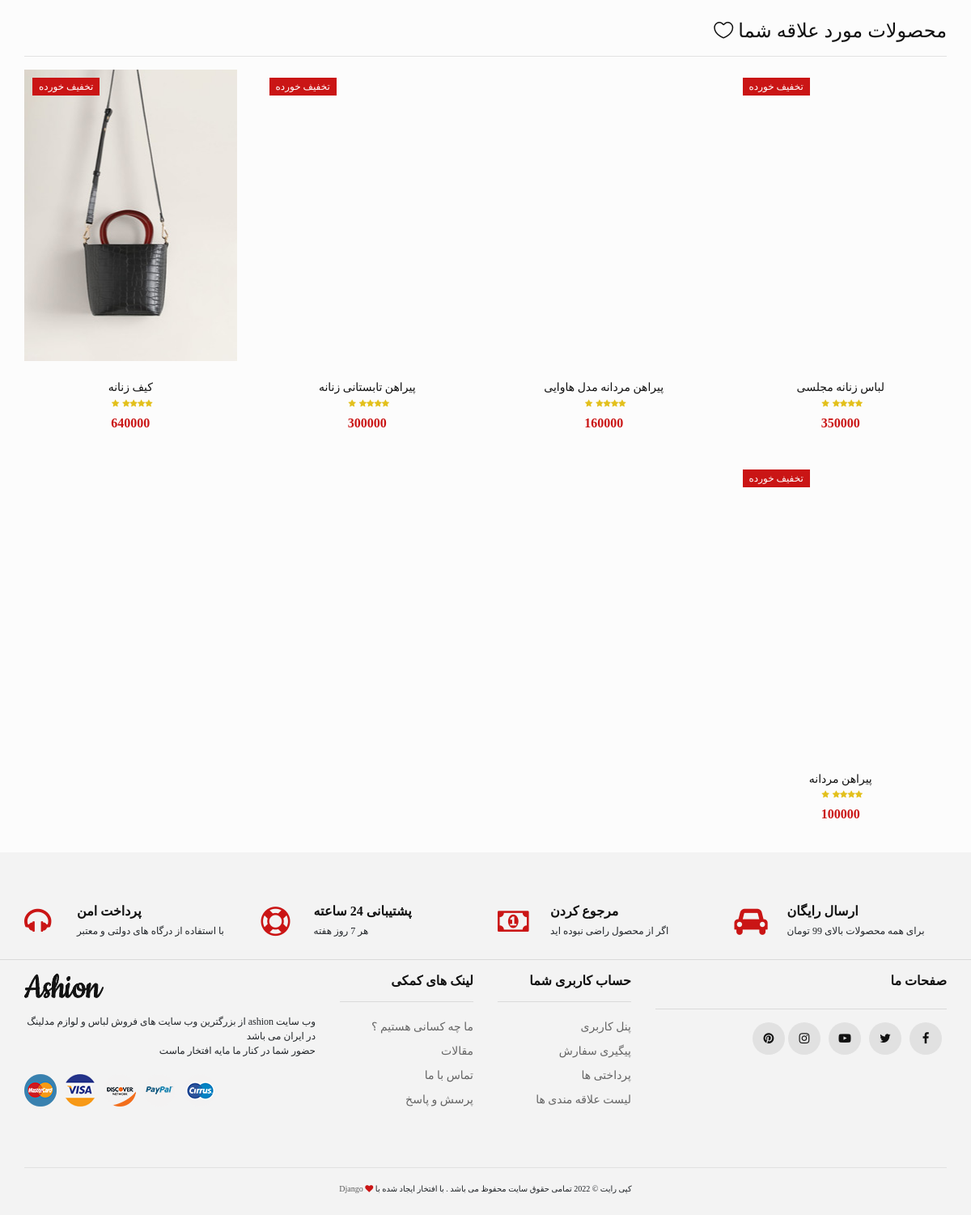
Screenshot of /favorites (signed in) with the database file from the repository.
### Market_Cart/models.py (models this page shows)
class UserFavorite(models.Model):
    user = models.CharField(max_length=250)
    favorite = models.ForeignKey(Product,on_delete=CASCADE,null=True,blank=True)

### Market_Product/models.py (models this page shows, shortened)
class Product(models.Model):
    title = models.CharField(max_length=80,verbose_name='نام')
    color = models.ManyToManyField(Color , blank=True,verbose_name = 'رنگ')
    featuers = models.TextField(verbose_name='ویژگی ها',blank=True , null = True)
    description = RichTextField(verbose_name='توضیحات')
    count = models.IntegerField(verbose_name='تعداد')
    price = models.IntegerField(verbose_name='قیمت')
    image = models.ImageField(upload_to = "product_images",verbose_name='تصویر')
    slug = models.SlugField(max_length=100,unique=True,blank=True,allow_unicode=True)
    tags = models.ManyToManyField(Tag,verbose_name='برچسب ها',blank=True)
    off_sale = models.IntegerField(verbose_name='تخفیف(مقدار تخفیف)',default='0')
    active = models.BooleanField(default=False,verbose_name='موجود / ناموجود')
    category = models.ForeignKey(Category,on_delete = CASCADE)
    date = models.DateField(default=now)
    sizes = models.ManyToManyField(Size,verbose_name='سایزهای موجود',blank=True)
    company = models.ForeignKey(Company,on_delete=CASCADE , blank=True , null=True)
    rate = models.CharField(max_length=100,default=None,blank=True,null=True)
    objects = ProductManager()
    def get_absolute_url(self):
        return f"/product_detail/{self.slug}"
    def image_tag(self):
        return format_html('<img src="{}" / style="width:70px;">'.format(self.image.url))
    image_tag.short_description = 'Image'

### Market_Product/views.py (the view)
# urls.py: path('favorites',userfavorite),
def userfavorite(request):
    favorite = UserFavorite.objects.filter(user = request.user.id)
    return render(request,'user/Favorites.html',{'favorite':favorite})

### templates/user/Favorites.html (shortened to what this page needs)
{% extends 'shared/Layout.html' %}
{% load products %}
{% block content %}
<br>
{% if favorite %}
<div class="container rtl">
    <h4 class="text-right">محصولات مورد علاقه شما <span class="icon_heart_alt"></span></h4>
    <hr>
<div class="row">
{% for item in favorite %}
<div class="item col-lg-3 col-md-3 col-sm-3 col-lx-12">
    <div class="product__item sale">
        <div class="product__item__pic set-bg" data-setbg="{{item.favorite.image.url}}">
            {% if item.favorite.off_sale %}
            <div class="label sale">تخفیف خورده</div>
            {% endif %}
            <ul class="product__hover">
            </ul>
        </div>
        <div class="product__item__text">
            <h6><a href="{{item.favorite.get_absolute_url}}">{{item.favorite.title}}</a></h6>
            <div class="rating">
                <i class="fa fa-star"></i>
                <i class="fa fa-star"></i>
                <i class="fa fa-star"></i>
                <i class="fa fa-star"></i>
                <i class="fa fa-star"></i>
            </div>
            {% if item.off_sale %}
            <div class="product__price">{{item.favorite.price_with_discount}}<span>{{item.favorite.price}}</span></div>
            {% else %}
            <div class="product__price">{{item.favorite.price}}</div>
            {% endif %}
        </div>
    </div>
</div>
{% endfor %}
</div>
</div>
{% endif %}
{% endblock %}

### ashion-master/ashion-master/css/style.css (style rules this page uses)
.rtl { direction: rtl !important; }
html, body { height: 100%; font-family: 'IRANSans'; -webkit-font-smoothing: antialiased; background-color: #fcfcfc; }
h1, h2, h3, h4, h5, h6 { margin: 0; color: #111111; font-weight: 400; }
h4 { font-size: 24px; }
h6 { font-size: 16px; }
ul, ol { padding: 0; margin: 0; }
.set-bg { background-repeat: no-repeat; background-size: cover; background-position: top center; }
.product__item { margin-bottom: 35px; }
.product__item.sale .product__item__pic .label { background: #ca1515; }
.product__item.sale .product__item__text .product__price { color: #ca1515; }
.product__item__pic { height: 360px; position: relative; overflow: hidden; }
.product__item__pic .label { font-size: 12px; color: #ffffff; font-weight: 500; display: inline-block; padding: 2px 8px; text-transform: uppercase; position: absolute; left: 10px; top: 10px; }
.product__item__pic .label.sale { background: #ca1515; }
.product__hover { position: absolute; left: 0; width: 100%; bottom: 30px; text-align: center; }
.product__item__text { text-align: center; padding-top: 22px; }
.product__item__text h6 a { font-size: 14px; color: #111111; }
.product__item__text .rating { line-height: 18px; margin-bottom: 5px; }
.product__item__text .rating i { font-size: 10px; color: #e3c01c; margin-right: -4px; }
.product__item__text .rating i:last-child { margin-right: 0; }
.product__item__text .product__price { color: #111111; font-weight: 600; }
@media only screen and (min-width: 1200px) { .container { max-width: 1170px; } }

### rows the page displays
UserFavorite: shows "تخفیف خورده", favorite "لباس زنانه مجلسی", favorite.price "350000"
UserFavorite: favorite "پیراهن مردانه مدل هاوایی", favorite.price "160000"
UserFavorite: shows "تخفیف خورده", favorite "پیراهن تابستانی زنانه", favorite.price "300000"
UserFavorite: shows a picture, shows "تخفیف خورده", favorite "کیف زنانه", favorite.price "640000"
UserFavorite: shows "تخفیف خورده", favorite "پیراهن مردانه", favorite.price "100000"
